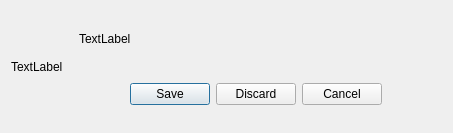
<?xml version="1.0" encoding="UTF-8"?>
<ui version="4.0">
 <class>SaveChangesSingleDialog</class>
 <widget class="QDialog" name="SaveChangesSingleDialog">
  <property name="geometry">
   <rect>
    <x>0</x>
    <y>0</y>
    <width>453</width>
    <height>133</height>
   </rect>
  </property>
  <property name="sizePolicy">
   <sizepolicy hsizetype="Maximum" vsizetype="Maximum">
    <horstretch>0</horstretch>
    <verstretch>0</verstretch>
   </sizepolicy>
  </property>
  <property name="windowTitle">
   <string>Close document - ManuWrite</string>
  </property>
  <property name="modal">
   <bool>true</bool>
  </property>
  <layout class="QHBoxLayout" name="horizontalLayout_2">
   <item>
    <widget class="QLabel" name="IconLabel">
     <property name="text">
      <string>TextLabel</string>
     </property>
     <property name="margin">
      <number>0</number>
     </property>
    </widget>
   </item>
   <item>
    <layout class="QVBoxLayout" name="verticalLayout">
     <property name="leftMargin">
      <number>10</number>
     </property>
     <property name="topMargin">
      <number>10</number>
     </property>
     <property name="rightMargin">
      <number>10</number>
     </property>
     <property name="bottomMargin">
      <number>5</number>
     </property>
     <item>
      <widget class="QLabel" name="MessageLabel">
       <property name="sizePolicy">
        <sizepolicy hsizetype="Minimum" vsizetype="Maximum">
         <horstretch>0</horstretch>
         <verstretch>0</verstretch>
        </sizepolicy>
       </property>
       <property name="text">
        <string>TextLabel</string>
       </property>
       <property name="margin">
        <number>10</number>
       </property>
      </widget>
     </item>
     <item>
      <spacer name="verticalSpacer">
       <property name="orientation">
        <enum>Qt::Vertical</enum>
       </property>
       <property name="sizeType">
        <enum>QSizePolicy::Fixed</enum>
       </property>
       <property name="sizeHint" stdset="0">
        <size>
         <width>20</width>
         <height>20</height>
        </size>
       </property>
      </spacer>
     </item>
     <item>
      <widget class="QDialogButtonBox" name="buttonBox">
       <property name="orientation">
        <enum>Qt::Horizontal</enum>
       </property>
       <property name="standardButtons">
        <set>QDialogButtonBox::Cancel|QDialogButtonBox::Discard|QDialogButtonBox::Save</set>
       </property>
       <property name="centerButtons">
        <bool>true</bool>
       </property>
      </widget>
     </item>
    </layout>
   </item>
  </layout>
 </widget>
 <resources/>
 <connections>
  <connection>
   <sender>buttonBox</sender>
   <signal>accepted()</signal>
   <receiver>SaveChangesSingleDialog</receiver>
   <slot>accept()</slot>
   <hints>
    <hint type="sourcelabel">
     <x>248</x>
     <y>254</y>
    </hint>
    <hint type="destinationlabel">
     <x>157</x>
     <y>274</y>
    </hint>
   </hints>
  </connection>
  <connection>
   <sender>buttonBox</sender>
   <signal>rejected()</signal>
   <receiver>SaveChangesSingleDialog</receiver>
   <slot>reject()</slot>
   <hints>
    <hint type="sourcelabel">
     <x>316</x>
     <y>260</y>
    </hint>
    <hint type="destinationlabel">
     <x>286</x>
     <y>274</y>
    </hint>
   </hints>
  </connection>
 </connections>
</ui>
